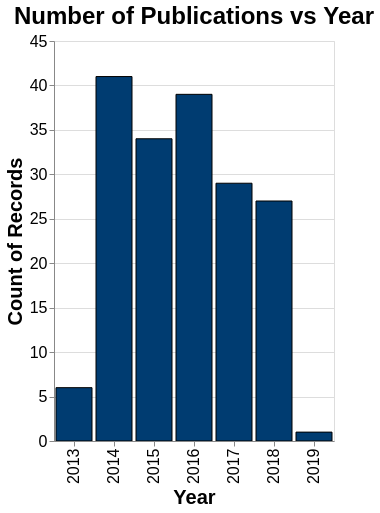

Vega-Lite specification for this chart:
### Vega specification from a JSON file in a GitHub repository (floating-point values rounded to 4 significant figures; data arrays with more than 128 entries replaced by an {"elided": "..."} marker saying what was removed)
{"$schema": "https://vega.github.io/schema/vega/v5.json", "autosize": "pad", "padding": 5, "height": 400, "title": {"text": {"signal": "changeTitle"}, "frame": "group"}, "style": "cell", "data": [{"name": "source_0", "values": {"elided": "177 records"}}, {"name": "data_1", "source": "source_0", "transform": [{"type": "formula", "as": "int_month", "expr": "parseInt(datum.month) - 1"}, {"type": "formula", "as": "new_month", "expr": "isValid(datum.int_month) ? timeFormat(datetime(2000, datum.int_month), '%b') : 'Unk'"}, {"type": "formula", "as": "xfield", "expr": "select ? datum.new_month : datum.year"}, {"type": "filter", "expr": "select ? select.xfield == datum.year : datum"}, {"type": "collect", "sort": {"field": ["year", "int_month"], "order": ["ascending", "ascending"]}}]}, {"name": "data_0", "source": "data_1", "transform": [{"type": "aggregate", "groupby": ["xfield"], "ops": ["count"], "fields": [null], "as": ["__count"]}]}], "signals": [{"name": "x_step", "value": 40}, {"name": "width", "update": "bandspace(domain('x').length, 0.1, 0.05) * x_step"}, {"name": "select", "value": null, "on": [{"events": "click", "update": "select ? null : datum"}, {"events": "dblclick", "update": "null"}]}, {"name": "change", "update": "select ? 'Month' : 'Year' "}, {"name": "changeTitle", "value": "Number of Publications vs Year", "update": "select ? 'Number of Publications vs Month' + ' (' + select.xfield + ')' : 'Number of Publications vs Year'"}], "marks": [{"name": "marks", "type": "rect", "style": ["bar"], "from": {"data": "data_0"}, "encode": {"update": {"fill": {"value": "#003c71"}, "stroke": {"value": "black"}, "cursor": {"value": "pointer"}, "tooltip": [{"test": "!select", "signal": "{\"Year\": ''+datum[\"xfield\"], \"Count of Records\": format(datum[\"__count\"], \"\")}"}, {"signal": "{\"Month\": ''+datum[\"xfield\"], \"Count of Records\": format(datum[\"__count\"], \"\")}"}], "x": {"scale": "x", "field": "xfield"}, "width": {"scale": "x", "band": true}, "y": {"scale": "y", "field": "__count"}, "y2": {"scale": "y", "value": 0}}}}], "scales": [{"name": "x", "type": "band", "domain": {"data": "data_0", "field": "xfield"}, "range": {"step": {"signal": "x_step"}}, "paddingInner": 0.1, "paddingOuter": 0.05}, {"name": "y", "type": "linear", "domain": {"data": "data_0", "field": "__count"}, "range": [{"signal": "height"}, 0], "nice": true, "zero": true}], "axes": [{"scale": "x", "orient": "bottom", "grid": false, "title": {"signal": "change"}, "labelAlign": "right", "labelAngle": 270, "labelBaseline": "middle", "zindex": 1, "labels": true}, {"scale": "y", "orient": "left", "grid": false, "title": "Count of Records", "labelOverlap": true, "tickCount": {"signal": "ceil(height/40)"}, "zindex": 1}, {"scale": "y", "orient": "left", "gridScale": "x", "grid": true, "tickCount": {"signal": "ceil(height/40)"}, "domain": false, "labels": false, "maxExtent": 0, "minExtent": 0, "ticks": false, "zindex": 0}], "config": {"title": {"fontSize": 24}, "axis": {"labelFontSize": 16, "titleFontSize": 20}}}
